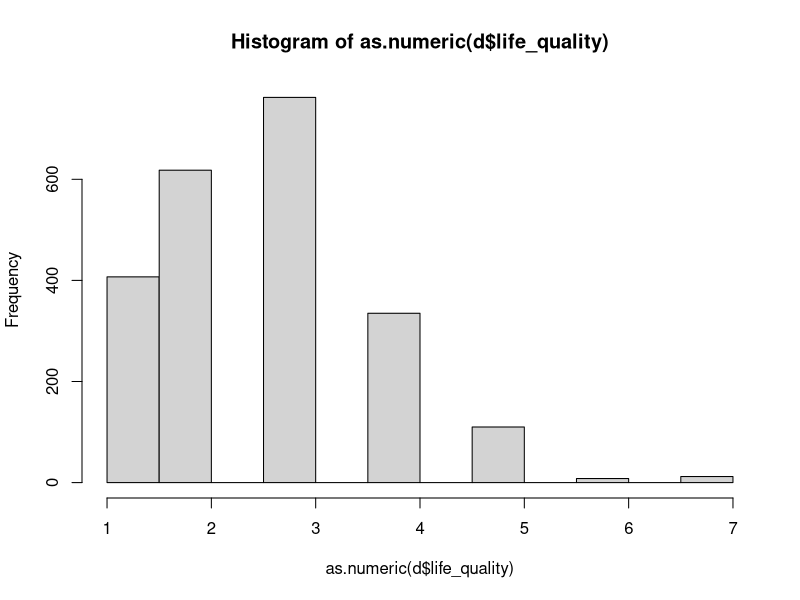
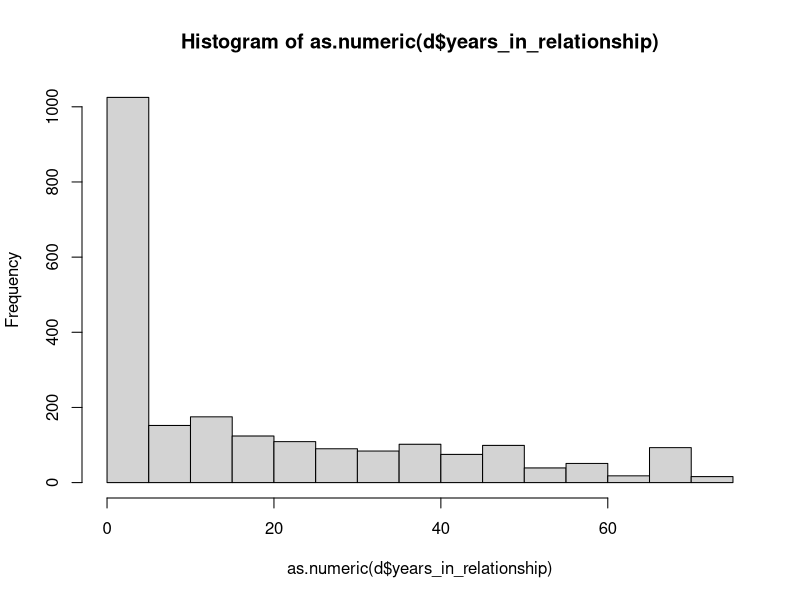
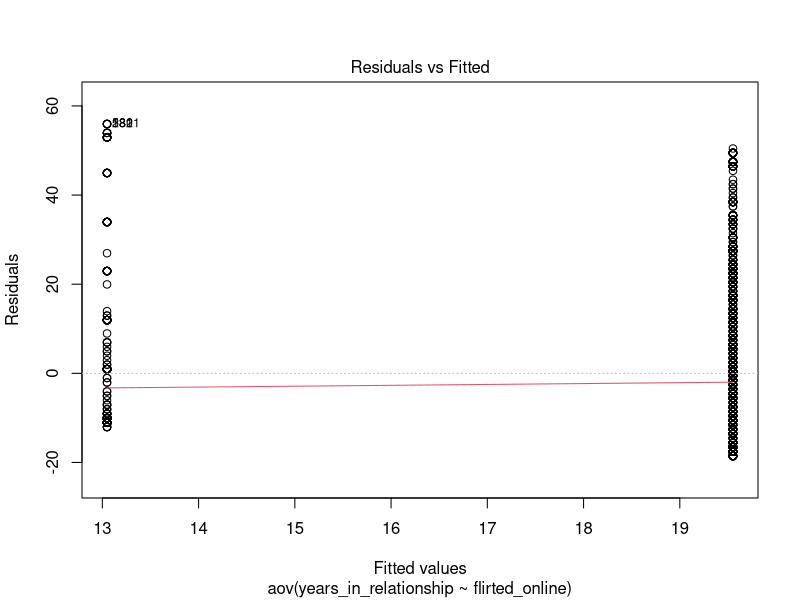
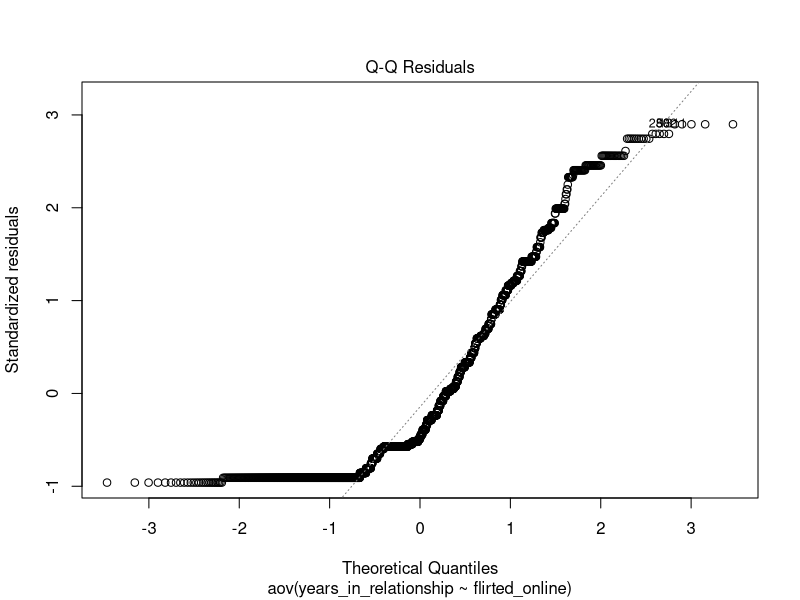
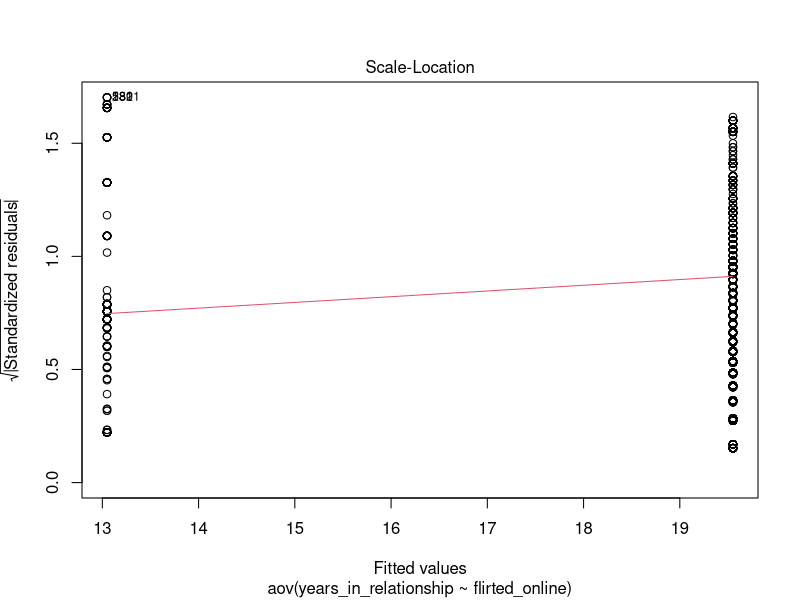
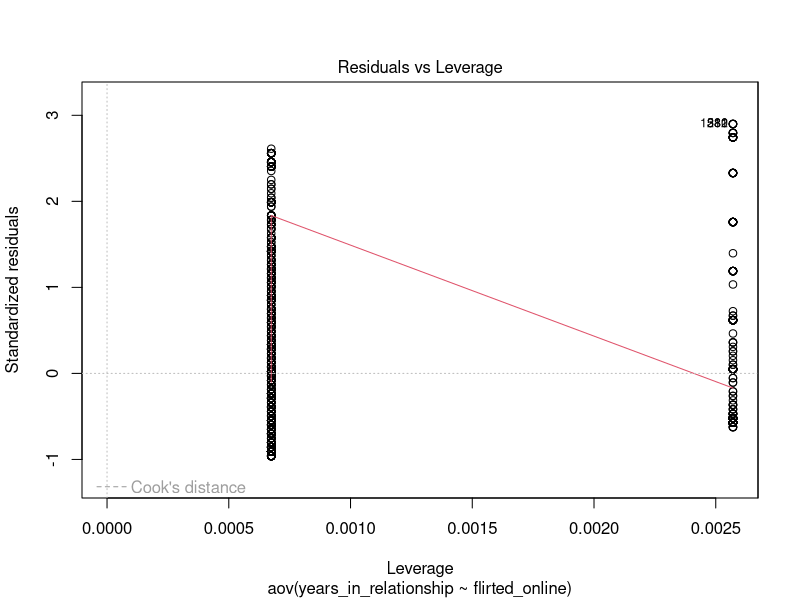

The R source for these figures, in order: (Note: this script raises an error after producing the figures.)
getwd()
# setwd("C:/Users/SP4/Documents/Exploring and Analyzing Data/W203 Async/W203 Week 15")

d <- read.csv("Dating.csv", header = TRUE, stringsAsFactors = TRUE)
head(d)
# summary(d)
# names(d)
View(d)

#Q9 use_reddit vs marital_status ###############
summary(d$marital_status)
summary(d$use_reddit)
chisq.test(d$marital_status, d$use_reddit)
table(d$marital_status, d$use_reddit)

??"contingency"

vcd::structable(use_reddit ~ marital_status, data = d)
?CrossTable
library(gmodels)
CrossTable(d$marital_status, d$use_reddit)

levels(d$marital_status)
levels(d$use_reddit)

#Q10 life_quality vs region #################
levels(d$region)
summary(d$region) # categorical

unique(d$life_quality) # ordinal
hist(as.numeric(d$life_quality))

table(d$life_quality, d$region) # ANOVA or Kruskal-Wallis

d1 <- d[!d$life_quality %in% c("Refused", "Don't know", "NA"), c("life_quality", "region")]
d1 <- d1[!is.na(d1$life_quality) & !is.na(d1$region), ]

alr <- aov(as.numeric(life_quality) ~ region, data = d1)
summary(alr)

# Q11 flirted_online vs years_in_relationship ###############
unique(d$flirted_online) # independent, categorical
unique(d$years_in_relationship) # dependent, numeric
hist(as.numeric(d$years_in_relationship))
summary(d$flirted_online)

dfish <- d[!d$flirted_online %in% c(" ", "Refused", "Don't know", "NA"), c("years_in_relationship", "flirted_online")]
dfish <- dfish[complete.cases(dfish) & !dfish$years_in_relationship %in% c("Refused", "Don't know"), ]

?fisher.test
# fisher.test(dfish$years_in_relationship, factor(dfish$flirted_online))

dfish$years_in_relationship <- as.numeric(dfish$years_in_relationship)
dfish$flirted_online <- factor(dfish$flirted_online)

summary(dfish)

cor.test(x = as.numeric(d$flirted_online), as.numeric(d$years_in_relationship))
a <- aov(years_in_relationship ~ flirted_online, data  = dfish)
summary(a)
plot(a)

t.test(d$flirted_online, d$age) # cannot recode

# Q12. lgbt ~ adults_in_household
summary(d$lgbt)
summary(d$adults_in_household)

chisq.test(d$lgbt, d$adults_in_household)
table(d$lgbt, d$adults_in_household)

dso <- d[!d$lgbt %in% c("Don't know", "Refused", " ", "NA"), c("lgbt", "adults_in_household")]
dso <- dso[!dso$adults_in_household %in% c("Don't know", "Refused", " ", "NA"), ]
dso <- dso[complete.cases(dso), ]
dso$adults_in_household <- as.numeric(dso$adults_in_household)
summary(dso$adults_in_household)
hist(dso$adults_in_household)
dso$lgbt <- factor(dso$lgbt)
summary(dso$lgbt)
chisq.test(dso$adults_in_household, dso$lgbt)

??"CrossTable"
library(gmodels)
CrossTable(dso$adults_in_household, dso$lgbt)
?wilcox.test
wilcox.test(dso$adults_in_household ~ dso$lgbt)
adso <- aov(dso$adults_in_household ~ dso$lgbt)
summary(adso)

# We have homogeneity of variance
leveneTest(dso$adults_in_household, dso$lgbt)
hist(log(dso$adults_in_household))

# Q13. number of children ~ age ############### 
dac <- d[, c("age", "children0_5", "children6_11", "children12_17")]
dac[is.na(dac)] <- 0
head(dac)
dac <- dac[complete.cases(dac), ]
dac <- dac[dac$children0_5 < 98 & dac$children6_11 < 98 & dac$children12_17 < 98, ]
dac$totalchildren <- with(dac, children0_5 + children6_11 + children12_17)
apply(dac, 2, max)
hist(dac$age)
hist(dac$totalchildren)
mage <- lm(totalchildren ~ age, dac)
summary(mage)

mage2 <- lm(age ~ totalchildren, dac)
summary(mage2)
plot(dac$age, dac$totalchildren)
scatterplot(dac$age, dac$totalchildren)
wilage <- wilcox.test(dac$age, dac$totalchildren)
wilcox.test(dac$totalchildren ~ dac$age)
summary(wilage)
?wilcox.test

# Q14. 31 year old men or women have more children ############### 
dac2 <- d[, c("age", "sex", "children0_5", "children6_11", "children12_17")]
dac2[is.na(dac2)] <- 0
head(dac2)
dac2 <- dac2[complete.cases(dac2), ]
dac2 <- dac2[dac2$children0_5 < 98 & dac2$children6_11 < 98 & dac2$children12_17 < 98, ]
dac2$totalchildren <- with(dac2, children0_5 + children6_11 + children12_17)

dac2a <- dac2[dac2$age == 31, c("sex", "totalchildren")]
head(dac2a)
hist(dac2a$totalchildren)

wilcox.test(dac2a$totalchildren ~ dac2a$sex, exact = FALSE)
